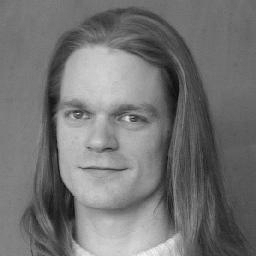
#> input picture task_1.2/bauckhage.jpg, 256 x 256 px
$ python task1_2.py   (older library calls are emulated)
#> lines starting #> are read from the running program, lines starting #| are printed output that depends on the picture
# -*- coding: utf-8 -*-
"""
Created on Thu Oct 30 15:13:34 2014

@author: Ankur
"""
import numpy as np
import scipy as sc
import matplotlib.pyplot as plt


class BandPassFilter():
    """
    Task 2.2: calculating the fft and fftshift for an image
    filename: name of the image
    rmin, rmax: min and max frequencies, outside which everything is
    to be suppressed
    """

    def __init__(self,filename=None,rmin=0,rmax=0):
#> called with filename = 'bauckhage.jpg', rmin = 20, rmax = 40
        if filename is None:
            raise Exception("filename not given as first param")
        if rmin == rmax or rmin < 0 or rmax < 0:
            raise Exception("please change the rmin and rmax values")

        #received the image in a nd-numpy-array
        self.image = sc.misc.imread(filename)
#> self.image is the input picture: shape (256, 256); min 8, max 244, mean 115.4

        #initialized the image with zeros
        self.new_image = np.zeros(self.image.shape)
        self.rmin = rmin
        self.rmax = rmax

        #fft of the image and inverse fft of the image
        self.fft = None
        self.shiftedfft = None
        self.image_freq = None
        self.ifft = None

        self.compute_fourier_transform()
        self.compute_inverse_fft()
        self.inverse_fft()

    def compute_fourier_transform(self):

        self.fft = np.fft.fft2(self.image)
        self.shiftedfft = np.fft.fftshift(self.fft)
        #take the absolute and then the log of the shifted frequency
        self.image_freq = np.log(np.abs(self.shiftedfft))
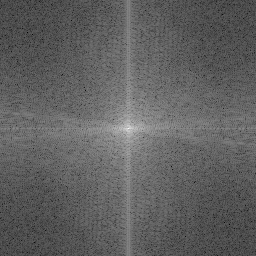
#> self.image_freq: shape (256, 256) float64; min 0.955, max 15.84, mean 6.6; drawn with min black and max white


        #plotting functions
        plt.subplot(221),plt.imshow(self.image, cmap = 'gray')
        plt.title('g(x,y)')
        plt.xticks([]), plt.yticks([])
        plt.subplot(222),plt.imshow(self.image_freq, cmap = 'gray')
        plt.xticks([]), plt.yticks([])
        plt.title("log|G(u, v)|")
        plt.show()
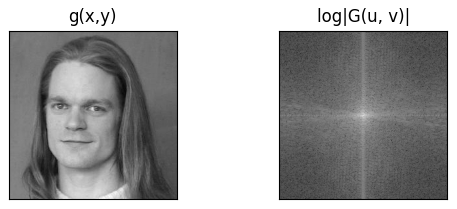
#> figure drawn by matplotlib, 2 panels

        self.save_image("task1_2_1.jpg",self.image_freq)

    def compute_inverse_fft(self):
        it = np.nditer(self.shiftedfft, flags=['multi_index'])

        self.new_image = np.copy(self.shiftedfft)

        point_b = np.array([self.image.shape[0],self.image.shape[1]])/2
#> point_b = [128, 128]

        while not it.finished:
            euc_dist = self.compute_euclidean(it.multi_index,point_b)
            x,y = it.multi_index

            if not (euc_dist >= self.rmin and euc_dist <= self.rmax):
                self.new_image[x,y] = 1

            it.iternext()
#> this loop made 65536 passes
#> euc_dist on passes 1 to 3: 181, 180.3, 179.6

        self.image_freq = np.log(np.abs(self.new_image))
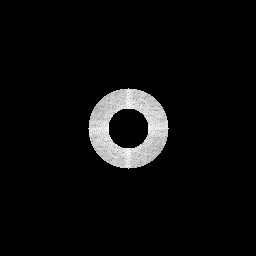
#> self.image_freq: shape (256, 256) float64; min 0, max 10.3, mean 0.48; drawn with min black and max white

        #plotting functions
        plt.subplot(223),plt.imshow(self.image_freq, cmap = 'gray')
        plt.xticks([]), plt.yticks([])
        plt.title("log|G'(u, v)|")
        plt.show()


        self.save_image("task1_2_2.jpg",self.image_freq)


    def inverse_fft(self):

        # shift back (we shifted the center before)
        # inverse fft to get the image back

        img_back = np.abs(np.fft.ifft2(np.fft.ifftshift(self.new_image)))
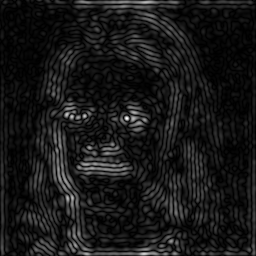
#> img_back: shape (256, 256) float64; min 0.000319, max 48.54, mean 4.5; drawn with min black and max white


        #plotting functions
        plt.subplot(224),plt.imshow(img_back, cmap = 'gray')
        plt.xticks([]), plt.yticks([])
        plt.title("g'(x,y)")
        plt.show()
        self.save_image("task1_2_3.jpg",img_back)


    def save_image(self,name,imarray):
        sc.misc.imsave(name,imarray)
        #print "output has been generated and saved in the current directory"

    def compute_euclidean(self,point_a, point_b):
        return np.linalg.norm(point_a-point_b)


if __name__ == "__main__":
    obj = BandPassFilter("bauckhage.jpg",20,40)

$ run again, with task_1.2/clock.jpg copied over task_1.2/bauckhage.jpg
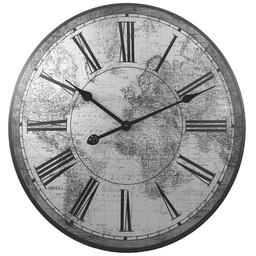
#> input picture task_1.2/clock.jpg, 256 x 256 px
#> in __init__, self.image is the input picture: shape (256, 256); min 11, max 255, mean 175.6
#> in compute_fourier_transform, `plt.show()`:
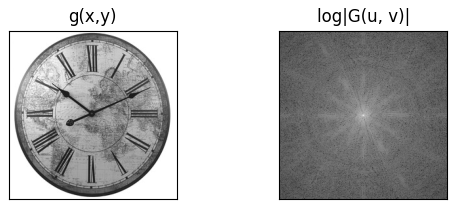
#> figure drawn by matplotlib, 2 panels
#> the loop in compute_inverse_fft, `while not it.finished:` made 65536 passes
#> euc_dist on passes 1 to 3: 181, 180.3, 179.6
#> in inverse_fft, `img_back = np.abs(np.fft.ifft2(np.fft.ifftshift(self.new_image)))`:
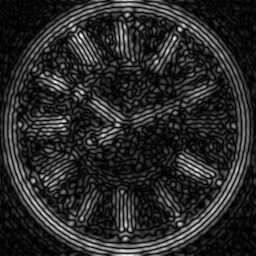
#> img_back: shape (256, 256) float64; min 0.000369, max 82.6, mean 13.4; drawn with min black and max white
